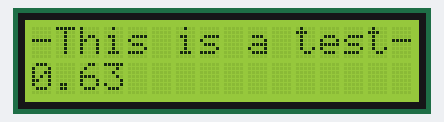
Bench run of a sketch on a simulated Arduino Uno, built with avr-gcc and run on an emulated ATmega328P. On the bench: 16×2 character LCD.

Above: at 0.21 s.
At 5.02 s:
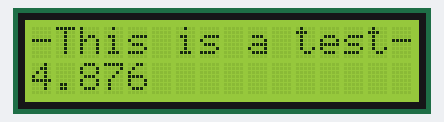
At 9.84 s:
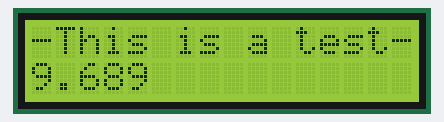
At 19.74 s:
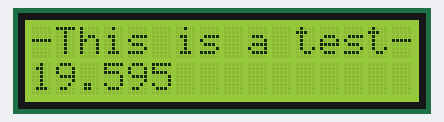
At 29.65 s:
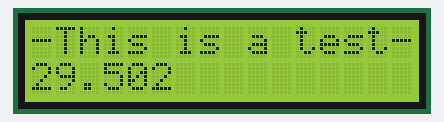
At 39.56 s:
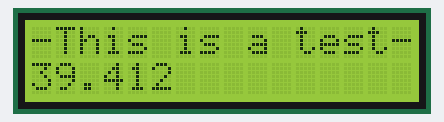

The sketch:

LCD_test.ino
```cpp
#include <LiquidCrystal.h>

LiquidCrystal lcd(2,3,4,9,10,11,12);
long time;
long msec, sec, minute;

void setup()
{
  lcd.begin(16,2);
  lcd.print("-This is a test-");
}

void loop()
{
  lcd.setCursor(0,1);
  time = millis();
  msec = time % 1000;
  sec = time/1000;
  minute = sec / 60;
  sec = sec % 60;

  if (0 < minute)
  {
    lcd.print(minute);
    lcd.print(":");
  }
  if ((10 > sec) && (0 < minute))
    lcd.print("0");
  lcd.print(sec);
  lcd.print(".");
  lcd.print(msec);

}
```
